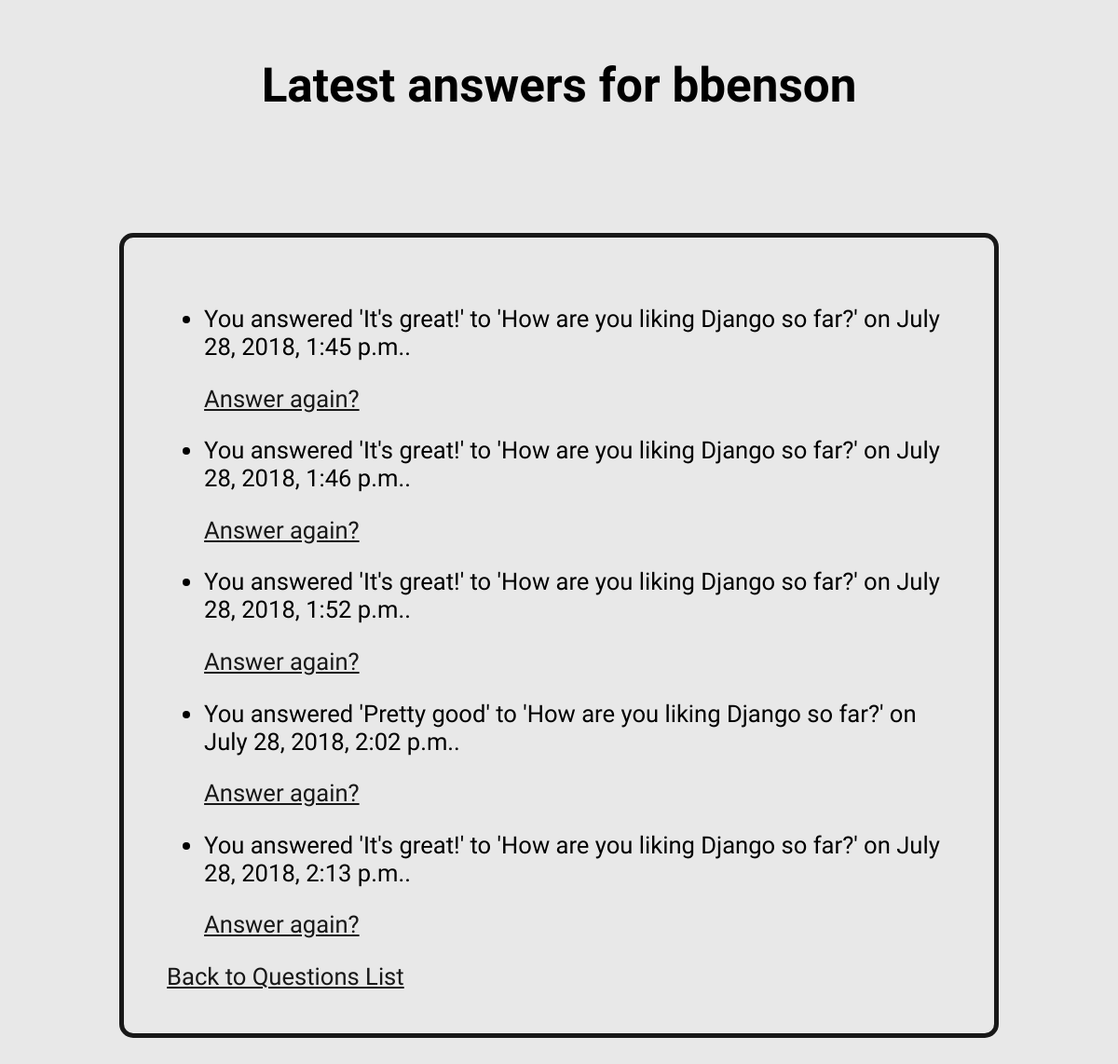
Page /1/1/userIndex/ on the committed database.
### polls/models.py (models this page shows, shortened)
class User(models.Model):
    username = models.CharField(max_length=200)

class Answer(models.Model):
    choice = models.ForeignKey(Choice, on_delete=models.CASCADE)
    user = models.ForeignKey(User, on_delete=models.CASCADE)
    answer_date = models.DateTimeField('date answered')

class Choice(models.Model):
    question = models.ForeignKey(Question, on_delete=models.CASCADE)
    choice_text = models.CharField(max_length=200)
    votes = models.IntegerField(default=0)

class Question(models.Model):
    question_text = models.CharField(max_length=200)
    pub_date = models.DateTimeField('date published')
    def was_published_recently(self):
        now = timezone.now()
        return now - datetime.timedelta(days=1) <= self.pub_date <= now
    was_published_recently.admin_order_field = 'pub_date'
    was_published_recently.boolean = True
    was_published_recently.short_description = 'Published recently?'

### polls/views.py (the view)
# urls.py: path('<int:user_id>/<int:question_id>/userIndex/', views.UserIndexView.as_view(), name='userIndex'),
class UserIndexView(generic.ListView):
    model = User
    template_name = 'polls/userIndex.html'
    context_object_name = 'latest_answer_list'
    def get_context_data(self, **kwargs):
        context = super(UserIndexView, self).get_context_data(**kwargs)
        context['user'] = User.objects.get(id=self.kwargs['user_id'])
        context['question'] = Question.objects.get(id=self.kwargs['question_id'])
        return context
    def get_queryset(self):
        user = get_object_or_404(User, id=self.kwargs['user_id'])
        sliced_queryset = Answer.objects.filter(
            user=user
        ).order_by('-answer_date')[:5]
        answers = Answer.objects.filter(id__in=sliced_queryset)
        return Answer.objects.filter(id__in=sliced_queryset)

### polls/templates/polls/userIndex.html (shortened to what this page needs)
{% load static %}
<link rel="stylesheet" type="text/css" href="{% static 'polls/styles.css' %}" />
<h1>Latest answers for {{ user.username }}</h1>
<div class='polls-list'>
	{% if latest_answer_list %}
	    <ul>
	    {% for answer in latest_answer_list %}
			<li>
				<p>You answered '{{ answer.choice.choice_text }}' to '{{ answer.choice.question.question_text }}' on {{ answer.answer_date }}.</p>
				<a href="{% url 'polls:detail' question.id %}">Answer again?</a>
			</li>
	    {% endfor %}
	    </ul>
	{% else %}
	    <p>No answers are available.</p>
	{% endif %}
	<a href="{% url 'polls:index' %}">Back to Questions List</a>
</div>

### polls/static/polls/styles.css (style rules this page uses)
a { color: #181818; }
h1 { margin: 1.2em; text-align: center; }
.polls-list { margin: 5em; padding: 1.8em; border-style: solid; border-width: 5px; border-color: #181818; border-radius: 15px; }

### rows in the picture
User: username "bbenson"
Answer: choice.choice_text "It's great!", choice.question.question_text "How are you liking Django so far?", answer_date "July 28, 2018, 1:45 p.m."
Answer: choice.choice_text "It's great!", choice.question.question_text "How are you liking Django so far?", answer_date "July 28, 2018, 1:46 p.m."
Answer: choice.choice_text "It's great!", choice.question.question_text "How are you liking Django so far?", answer_date "July 28, 2018, 1:52 p.m."
Answer: choice.choice_text "Pretty good", choice.question.question_text "How are you liking Django so far?", answer_date "July 28, 2018, 2:02 p.m."
Answer: choice.choice_text "It's great!", choice.question.question_text "How are you liking Django so far?", answer_date "July 28, 2018, 2:13 p.m."
